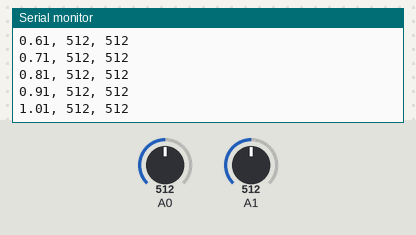
Recording of a sketch running on a simulated Arduino Uno, built with avr-gcc and run on an emulated ATmega328P. Shown: the last lines printed to the serial monitor. Inputs (shaded band) come from the test bench; at power-on: A0 = 512, A1 = 512.

Above: at 1.2 s.
1.3 s: A0 set to 716
At 1.32 s:
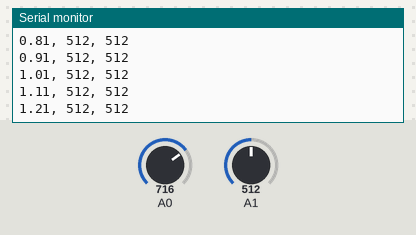
2.8 s: A1 set to 716
At 2.83 s:
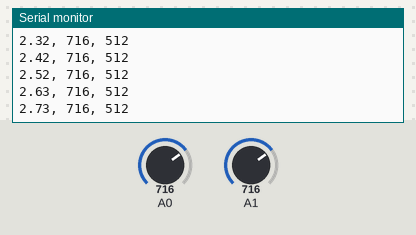
4.3 s: A0 set to 900
At 4.35 s:
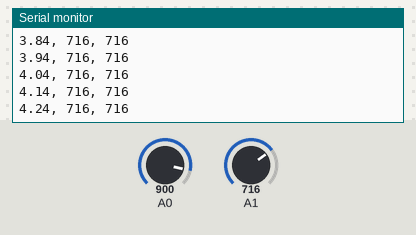
5.8 s: A1 set to 900
At 5.86 s:
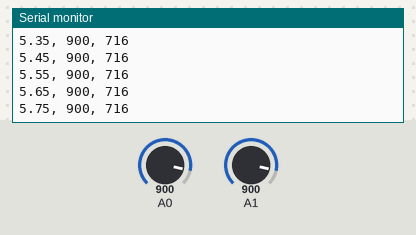
Timing chart, 0 to 8.8 s (numbered marks = the images above; inputs shaded):
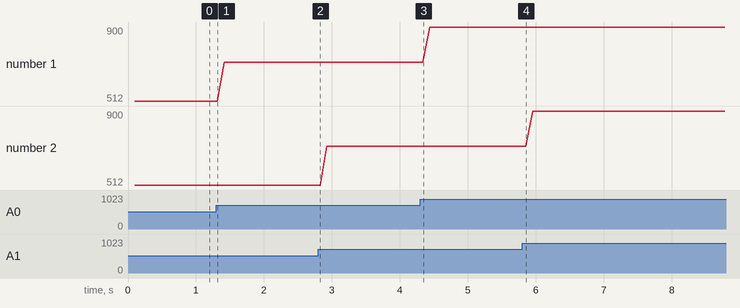

The sketch:

data_visualization_arduino_python.ino
```cpp
void setup() {
  // put your setup code here, to run once:
  Serial.begin(9600);
}

void loop() {
  // put your main code here, to run repeatedly:
  float time = micros() / 1e6;
  int sensorValue1 = analogRead(A0);
  int sensorValue2 = analogRead(A1);
  delay(100);
  //Serial.print("time = ");
  Serial.print(time);
  Serial.print(", ");
  Serial.print(sensorValue1);
  Serial.print(", ");
  Serial.println(sensorValue2);
}
```

Measured:
- plotted number 1: 512 → 716 after the input at 1.3 s, 716 → 900 after the input at 4.3 s
